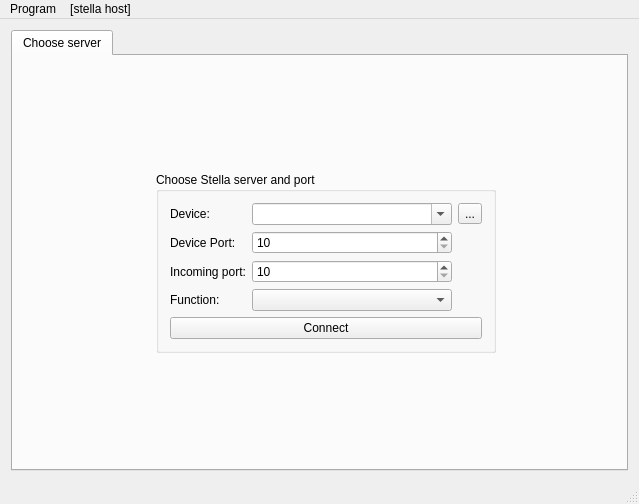
<?xml version="1.0" encoding="UTF-8"?>
<ui version="4.0">
 <class>MainWindowClass</class>
 <widget class="QMainWindow" name="MainWindowClass">
  <property name="geometry">
   <rect>
    <x>0</x>
    <y>0</y>
    <width>639</width>
    <height>504</height>
   </rect>
  </property>
  <property name="windowIcon">
   <iconset>
    <normaloff>:/icons/preferences-desktop-color.png</normaloff>:/icons/preferences-desktop-color.png</iconset>
  </property>
  <widget class="QWidget" name="centralWidget">
   <layout class="QVBoxLayout" name="verticalLayout">
    <item>
     <widget class="QTabWidget" name="tabWidget">
      <property name="currentIndex">
       <number>0</number>
      </property>
      <widget class="QWidget" name="tabChoose">
       <attribute name="title">
        <string>Choose server</string>
       </attribute>
       <layout class="QGridLayout" name="gridLayout_2">
        <item row="0" column="2">
         <spacer name="verticalSpacer_4">
          <property name="orientation">
           <enum>Qt::Vertical</enum>
          </property>
          <property name="sizeHint" stdset="0">
           <size>
            <width>20</width>
            <height>143</height>
           </size>
          </property>
         </spacer>
        </item>
        <item row="1" column="0">
         <spacer name="horizontalSpacer_2">
          <property name="orientation">
           <enum>Qt::Horizontal</enum>
          </property>
          <property name="sizeType">
           <enum>QSizePolicy::MinimumExpanding</enum>
          </property>
          <property name="sizeHint" stdset="0">
           <size>
            <width>40</width>
            <height>20</height>
           </size>
          </property>
         </spacer>
        </item>
        <item row="1" column="1">
         <widget class="QLabel" name="label">
          <property name="sizePolicy">
           <sizepolicy hsizetype="Fixed" vsizetype="Fixed">
            <horstretch>0</horstretch>
            <verstretch>0</verstretch>
           </sizepolicy>
          </property>
          <property name="textFormat">
           <enum>Qt::PlainText</enum>
          </property>
          <property name="pixmap">
           <pixmap>:/icons/preferences-system-network.png</pixmap>
          </property>
         </widget>
        </item>
        <item row="1" column="2">
         <widget class="QGroupBox" name="groupBox">
          <property name="sizePolicy">
           <sizepolicy hsizetype="MinimumExpanding" vsizetype="Fixed">
            <horstretch>0</horstretch>
            <verstretch>0</verstretch>
           </sizepolicy>
          </property>
          <property name="minimumSize">
           <size>
            <width>0</width>
            <height>0</height>
           </size>
          </property>
          <property name="maximumSize">
           <size>
            <width>16777215</width>
            <height>16777215</height>
           </size>
          </property>
          <property name="title">
           <string>Choose Stella server and port</string>
          </property>
          <layout class="QGridLayout" name="gridLayout">
           <item row="0" column="0">
            <widget class="QLabel" name="label_3">
             <property name="text">
              <string>Device:</string>
             </property>
            </widget>
           </item>
           <item row="0" column="1">
            <widget class="QComboBox" name="lineIP">
             <property name="sizePolicy">
              <sizepolicy hsizetype="MinimumExpanding" vsizetype="Fixed">
               <horstretch>0</horstretch>
               <verstretch>0</verstretch>
              </sizepolicy>
             </property>
             <property name="minimumSize">
              <size>
               <width>200</width>
               <height>0</height>
              </size>
             </property>
             <property name="toolTip">
              <string>Stella Server IP (Version 4 or 6)</string>
             </property>
             <property name="editable">
              <bool>true</bool>
             </property>
            </widget>
           </item>
           <item row="0" column="2">
            <widget class="QToolButton" name="btnClearHistory">
             <property name="toolTip">
              <string>Clear history</string>
             </property>
             <property name="text">
              <string>...</string>
             </property>
             <property name="icon">
              <iconset>
               <normaloff>:/icons/edit-clear.png</normaloff>:/icons/edit-clear.png</iconset>
             </property>
            </widget>
           </item>
           <item row="1" column="0">
            <widget class="QLabel" name="label_4">
             <property name="text">
              <string>Device Port:</string>
             </property>
            </widget>
           </item>
           <item row="1" column="1">
            <widget class="QSpinBox" name="spinPortOut">
             <property name="toolTip">
              <string>Stella UDP Port</string>
             </property>
             <property name="minimum">
              <number>10</number>
             </property>
             <property name="maximum">
              <number>20000</number>
             </property>
            </widget>
           </item>
           <item row="2" column="0">
            <widget class="QLabel" name="label_2">
             <property name="text">
              <string>Incoming port:</string>
             </property>
            </widget>
           </item>
           <item row="2" column="1">
            <widget class="QSpinBox" name="spinPortIn">
             <property name="minimum">
              <number>10</number>
             </property>
             <property name="maximum">
              <number>20000</number>
             </property>
            </widget>
           </item>
           <item row="3" column="1">
            <widget class="QComboBox" name="listPlugins">
             <property name="toolTip">
              <string>Plugins</string>
             </property>
            </widget>
           </item>
           <item row="4" column="0" colspan="3">
            <widget class="QPushButton" name="btnConnect">
             <property name="text">
              <string>Connect</string>
             </property>
            </widget>
           </item>
           <item row="3" column="0">
            <widget class="QLabel" name="label_5">
             <property name="text">
              <string>Function:</string>
             </property>
            </widget>
           </item>
          </layout>
         </widget>
        </item>
        <item row="1" column="3">
         <spacer name="horizontalSpacer_3">
          <property name="orientation">
           <enum>Qt::Horizontal</enum>
          </property>
          <property name="sizeType">
           <enum>QSizePolicy::MinimumExpanding</enum>
          </property>
          <property name="sizeHint" stdset="0">
           <size>
            <width>40</width>
            <height>20</height>
           </size>
          </property>
         </spacer>
        </item>
        <item row="2" column="2">
         <spacer name="verticalSpacer_3">
          <property name="orientation">
           <enum>Qt::Vertical</enum>
          </property>
          <property name="sizeHint" stdset="0">
           <size>
            <width>20</width>
            <height>143</height>
           </size>
          </property>
         </spacer>
        </item>
       </layout>
      </widget>
     </widget>
    </item>
   </layout>
  </widget>
  <widget class="QMenuBar" name="menuBar">
   <property name="geometry">
    <rect>
     <x>0</x>
     <y>0</y>
     <width>639</width>
     <height>22</height>
    </rect>
   </property>
   <widget class="QMenu" name="menuFile">
    <property name="title">
     <string>Program</string>
    </property>
    <addaction name="actionShow_tray_icon"/>
    <addaction name="actionMinimize_to_tray"/>
    <addaction name="actionAbout"/>
    <addaction name="separator"/>
    <addaction name="actionClose"/>
   </widget>
   <widget class="QMenu" name="menuStella_host">
    <property name="title">
     <string notr="true">[stella host]</string>
    </property>
   </widget>
   <addaction name="menuFile"/>
   <addaction name="menuStella_host"/>
  </widget>
  <widget class="QStatusBar" name="statusBar"/>
  <action name="actionClose">
   <property name="icon">
    <iconset>
     <normaloff>:/icons/dialog-close.png</normaloff>:/icons/dialog-close.png</iconset>
   </property>
   <property name="text">
    <string>Close</string>
   </property>
  </action>
  <action name="actionAbout">
   <property name="icon">
    <iconset>
     <normaloff>:/icons/help-about.png</normaloff>:/icons/help-about.png</iconset>
   </property>
   <property name="text">
    <string>About</string>
   </property>
  </action>
  <action name="actionRestore">
   <property name="icon">
    <iconset>
     <normaloff>:/icons/preferences-desktop-color.png</normaloff>:/icons/preferences-desktop-color.png</iconset>
   </property>
   <property name="text">
    <string>Restore</string>
   </property>
  </action>
  <action name="actionMinimize_to_tray">
   <property name="text">
    <string>Minimize to tray</string>
   </property>
  </action>
  <action name="actionShow_tray_icon">
   <property name="checkable">
    <bool>true</bool>
   </property>
   <property name="checked">
    <bool>false</bool>
   </property>
   <property name="text">
    <string>Show tray icon</string>
   </property>
  </action>
  <action name="actionBroadcastChanges">
   <property name="checkable">
    <bool>true</bool>
   </property>
   <property name="icon">
    <iconset>
     <normaloff>:/icons/view-refresh.png</normaloff>:/icons/view-refresh.png</iconset>
   </property>
   <property name="text">
    <string>Stella Broadcast Changes</string>
   </property>
   <property name="toolTip">
    <string>Broadcast changes 1s after the last change</string>
   </property>
  </action>
  <action name="actionAboutConnection">
   <property name="icon">
    <iconset>
     <normaloff>:/icons/help-about.png</normaloff>:/icons/help-about.png</iconset>
   </property>
   <property name="text">
    <string>About Stella Server</string>
   </property>
  </action>
  <action name="actionCloseTab">
   <property name="icon">
    <iconset>
     <normaloff>:/icons/dialog-close.png</normaloff>:/icons/dialog-close.png</iconset>
   </property>
   <property name="text">
    <string>Close tab</string>
   </property>
  </action>
  <action name="actionSeparator"/>
 </widget>
 <layoutdefault spacing="6" margin="11"/>
 <resources/>
 <connections/>
</ui>
